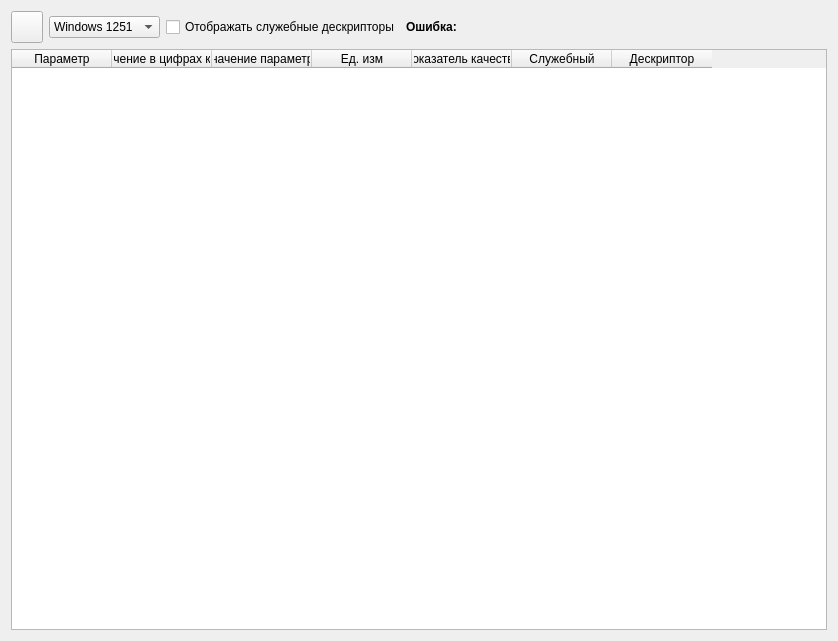
<?xml version="1.0" encoding="UTF-8"?>
<ui version="4.0">
 <class>DecodeViewer</class>
 <widget class="QWidget" name="DecodeViewer">
  <property name="geometry">
   <rect>
    <x>0</x>
    <y>0</y>
    <width>838</width>
    <height>641</height>
   </rect>
  </property>
  <property name="windowTitle">
   <string>Сводки</string>
  </property>
  <layout class="QGridLayout" name="gridLayout_2">
   <item row="0" column="0">
    <layout class="QHBoxLayout" name="horizontalLayout">
     <item>
      <widget class="QToolButton" name="columnsBtn">
        <property name="minimumSize">
         <size>
          <width>32</width>
          <height>32</height>
         </size>
        </property>
        <property name="maximumSize">
         <size>
          <width>32</width>
          <height>32</height>
         </size>
        </property>
        <property name="toolTip">
         <string>Настройка столбцов таблицы</string>
        </property>
        <property name="autoFillBackground">
         <bool>false</bool>
        </property>
        <property name="text">
         <string/>
        </property>
        <property name="icon">
         <iconset>
          <normaloff>:/meteo/icons/settings.png</normaloff>:/meteo/icons/settings.png</iconset>
        </property>
        <property name="checkable">
         <bool>false</bool>
        </property>
      </widget>
     </item>
     <item>
      <widget class="QComboBox" name="codecBox">
       <item>
        <property name="text">
         <string>Windows 1251</string>
        </property>
       </item>
       <item>
        <property name="text">
         <string>UTF-8</string>
        </property>
       </item>
       <item>
        <property name="text">
         <string>KOI8-R</string>
        </property>
       </item>
      </widget>
     </item>
     <item>
      <widget class="QCheckBox" name="special_desc">
       <property name="text">
        <string>Отображать служебные дескрипторы</string>
       </property>
       <property name="checked">
        <bool>false</bool>
       </property>
      </widget>
     </item>
     <item>
      <widget class="QLabel" name="errorLabel">
       <property name="sizePolicy">
        <sizepolicy hsizetype="Fixed" vsizetype="Fixed">
         <horstretch>0</horstretch>
         <verstretch>0</verstretch>
        </sizepolicy>
       </property>
       <property name="minimumSize">
        <size>
         <width>60</width>
         <height>0</height>
        </size>
       </property>
       <property name="font">
        <font>
         <weight>75</weight>
         <bold>true</bold>
        </font>
       </property>
       <property name="text">
        <string>Ошибка:</string>
       </property>
      </widget>
     </item>
     <item>
      <widget class="QLabel" name="errorMessageLabel">
       <property name="sizePolicy">
        <sizepolicy hsizetype="Expanding" vsizetype="Fixed">
         <horstretch>0</horstretch>
         <verstretch>0</verstretch>
        </sizepolicy>
       </property>
       <property name="text">
        <string/>
       </property>
      </widget>
     </item>
     <item>
      <spacer name="horizontalSpacer">
       <property name="orientation">
        <enum>Qt::Horizontal</enum>
       </property>
       <property name="sizeHint" stdset="0">
        <size>
         <width>40</width>
         <height>20</height>
        </size>
       </property>
      </spacer>
     </item>
    </layout>
   </item>
   <item row="1" column="0">
    <widget class="QStackedWidget" name="stackedWidget">
     <property name="currentIndex">
      <number>0</number>
     </property>
     <widget class="QWidget" name="page_1">
      <property name="autoFillBackground">
       <bool>false</bool>
      </property>
      <layout class="QGridLayout" name="gridLayout">
       <property name="leftMargin">
        <number>0</number>
       </property>
       <property name="topMargin">
        <number>0</number>
       </property>
       <property name="rightMargin">
        <number>0</number>
       </property>
       <property name="bottomMargin">
        <number>0</number>
       </property>
       <item row="0" column="0">
        <widget class="QTableWidget" name="table">
         <property name="editTriggers">
          <set>QAbstractItemView::NoEditTriggers</set>
         </property>
         <property name="selectionMode">
          <enum>QAbstractItemView::SingleSelection</enum>
         </property>
         <property name="selectionBehavior">
          <enum>QAbstractItemView::SelectRows</enum>
         </property>
         <attribute name="horizontalHeaderVisible">
          <bool>true</bool>
         </attribute>
         <attribute name="verticalHeaderVisible">
          <bool>false</bool>
         </attribute>
         <column>
          <property name="text">
           <string>Параметр</string>
          </property>
         </column>
         <column>
          <property name="text">
           <string>Значение в цифрах кода</string>
          </property>
         </column>
         <column>
          <property name="text">
           <string>Значение параметра</string>
          </property>
         </column>
         <column>
          <property name="text">
           <string>Ед. изм</string>
          </property>
         </column>
         <column>
          <property name="text">
           <string>Показатель качества</string>
          </property>
         </column>
         <column>
          <property name="text">
           <string>Служебный</string>
          </property>
         </column>
         <column>
          <property name="text">
           <string>Дескриптор</string>
          </property>
         </column>
        </widget>
       </item>
      </layout>
     </widget>
     <widget class="QWidget" name="page_5">
      <layout class="QGridLayout" name="gridLayout_3">
       <property name="leftMargin">
        <number>0</number>
       </property>
       <property name="topMargin">
        <number>0</number>
       </property>
       <property name="rightMargin">
        <number>0</number>
       </property>
       <property name="bottomMargin">
        <number>0</number>
       </property>
       <item row="0" column="0">
        <widget class="QTextEdit" name="textEdit">
         <property name="readOnly">
          <bool>true</bool>
         </property>
        </widget>
       </item>
      </layout>
     </widget>
    </widget>
   </item>
  </layout>
 </widget>
 <resources/>
 <connections/>
</ui>
